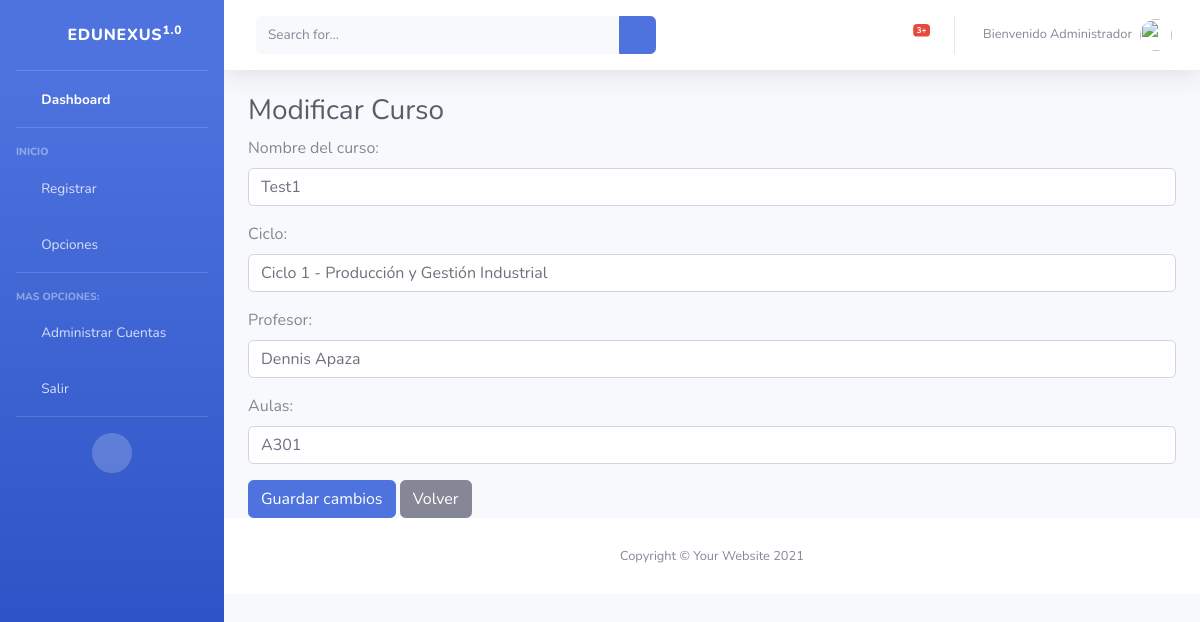
The page /cursos/42/modificar/ on the database its author committed.
### dashboard/models.py (models this page shows, shortened)
class Curso(models.Model):
    nombre = models.CharField(max_length=100)
    ciclo = models.ForeignKey(Ciclo, on_delete=models.CASCADE)
    profesor = models.ForeignKey(Profesor, on_delete=models.CASCADE)
    aulas = models.ForeignKey(Aula, on_delete=models.CASCADE, null=True)

class Ciclo(models.Model):
    carrera = models.ForeignKey(Carrera, on_delete=models.CASCADE)
    numero = models.IntegerField()
    def __str__(self):
        return f"Ciclo {self.numero} - {self.carrera.nombre}"
    class Meta:
        unique_together = ('carrera', 'numero')

class Carrera(models.Model):
    nombre = models.CharField(max_length=100)
    imagen = models.ImageField(upload_to='carreras/', null=True, blank=True)

class Profesor(models.Model):
    nombre = models.CharField(max_length=200)
    apellido = models.CharField(max_length=200)
    email = models.EmailField()
    celular = models.IntegerField()
    created_at = models.DateTimeField(auto_now_add=True)
    cuenta = models.OneToOneField(Cuenta, on_delete=models.CASCADE, null=True)
    def __str__(self):
        return self.nombre + " " + self.apellido

class Aula(models.Model):
    nombre = models.CharField(max_length=100)
    def __str__(self):
        return self.nombre

### dashboard/views.py (the view, shortened to what this page needs)
# urls.py: path('cursos/<int:curso_id>/modificar/', views.modificar_curso, name='modificar_curso'),
def modificar_curso(request, curso_id):
    curso = get_object_or_404(Curso, id=curso_id)
    return render(request, 'modificar_curso.html', {'curso': curso})

### dashboard/templates/modificar_curso.html (shortened to what this page needs)
{% extends 'layout.html' %}
{% block content %}
<div class="container-fluid">
  <h1 class="h3 mb-2 text-gray-800">Modificar Curso</h1>
  <form method="POST" action="{% url 'modificar_curso' curso.id %}">
    <div class="form-group">
      <label for="nombre">Nombre del curso:</label>
      <input type="text" class="form-control" id="nombre" name="nombre" value="{{ curso.nombre }}">
    </div>
    <div class="form-group">
      <label for="ciclo">Ciclo:</label>
      <input type="text" class="form-control" id="ciclo" name="ciclo" value="{{ curso.ciclo }}">
    </div>
    <div class="form-group">
      <label for="profesor">Profesor:</label>
      <input type="text" class="form-control" id="profesor" name="profesor" value="{{ curso.profesor }}">
    </div>
    <div class="form-group">
      <label for="aulas">Aulas:</label>
      <input type="text" class="form-control" id="aulas" name="aulas" value="{{ curso.aulas }}">
    </div>
    <button type="submit" class="btn btn-primary">Guardar cambios</button>
    <a href="{% url 'listcurso' %}" class="btn btn-secondary">Volver</a>
  </form>
</div>
{% endblock %}

### rows shown on the page
Curso: nombre "Test1", ciclo "Ciclo 1 - Producción y Gestión Industrial", profesor "Dennis Apaza", aulas "A301"
